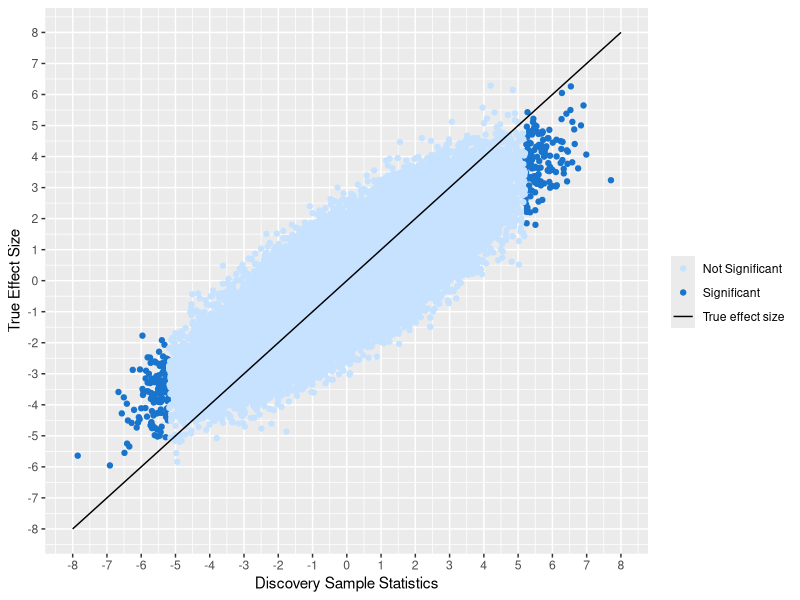
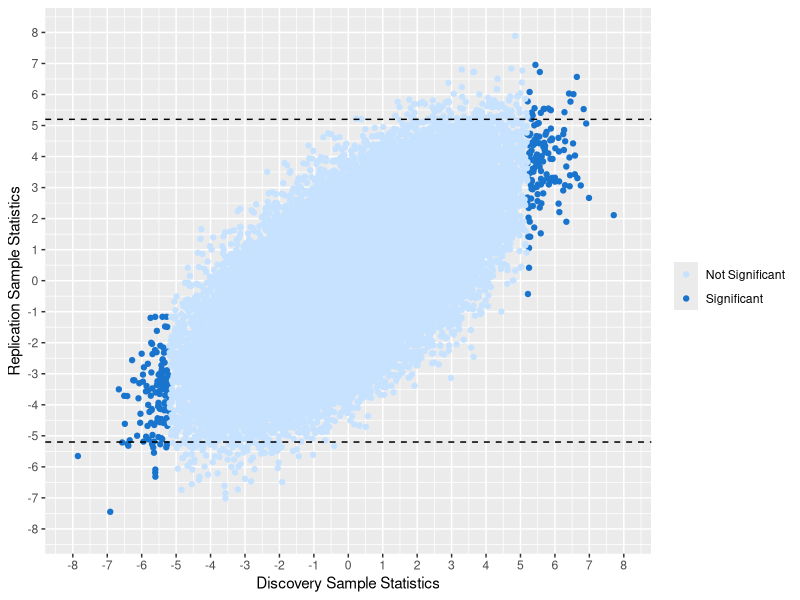
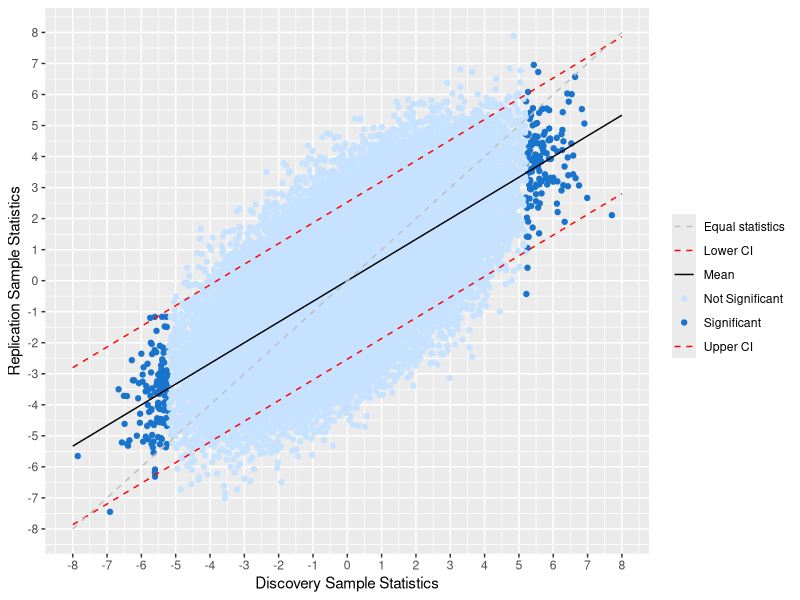
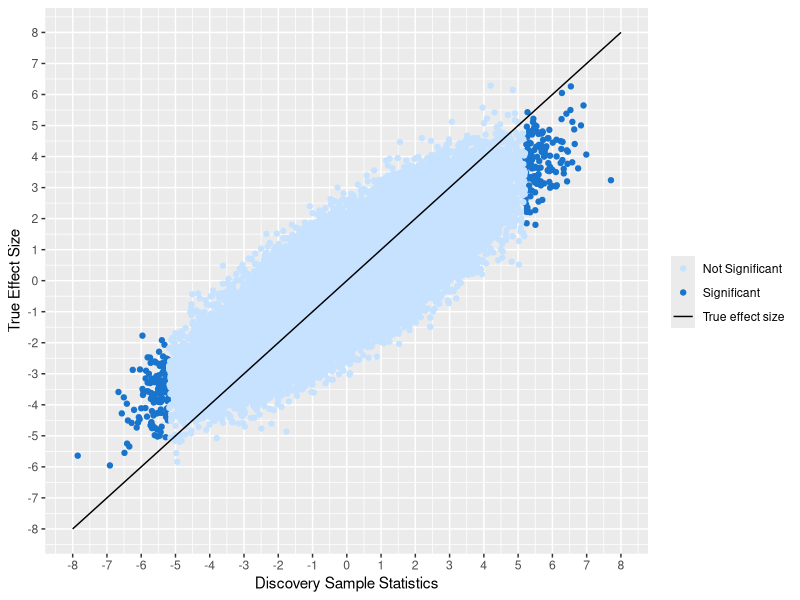
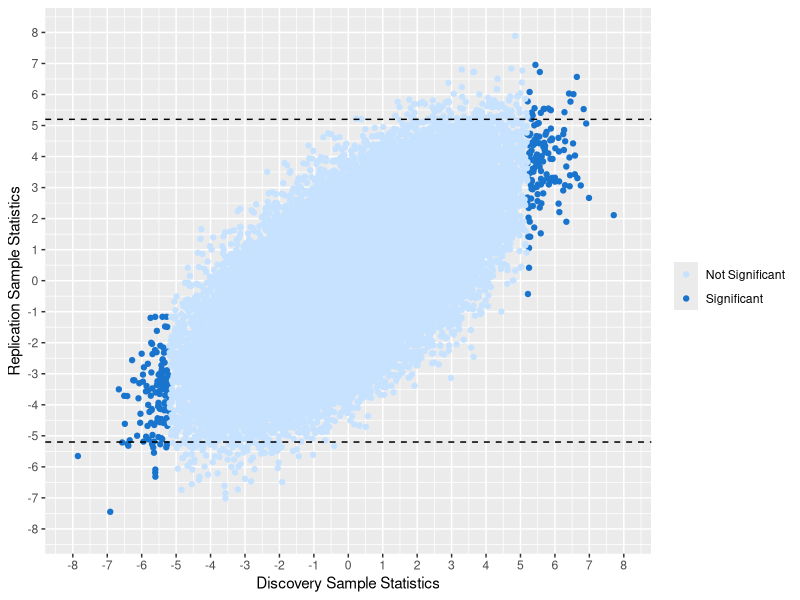
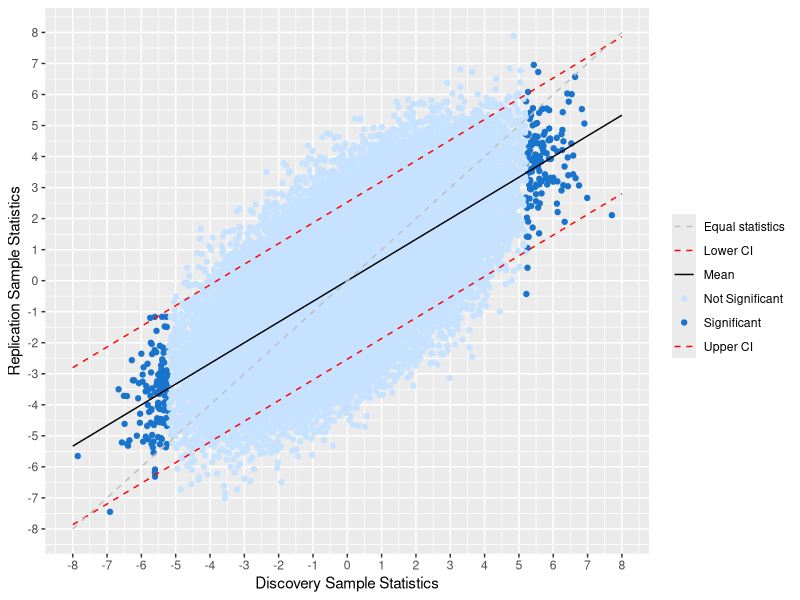

Here is the R script that generated these plots, in order:
library(tidyverse)
library(MASS)
library(ggplot2)
library(dplyr)
library(plyr)
library(reshape2)

sigma<-sqrt(2)
M<-100000
sampleSize=10000
lambda <- rnorm(n=M, mean=0, sd=sigma)

results<-matrix(nrow=M, ncol=3)

#mean
calculate_mean<-function(s1){
  sd_S1<-sqrt(1*sigma^2+1)
  sd_S2<-sqrt(1*sigma^2+1)
  mean<-(sqrt(1)*sqrt(1)*sigma^2*s1)/(sd_S1^2)
}

calculate_upperCI<-function(s1){
  sampleS1<-1
  sampleS2<-1
  sd_S1<-sqrt(sampleS1*sigma^2+1)
  sd_S2<-sqrt(sampleS2*sigma^2+1)
  mean<-(sqrt(sampleS1)*sqrt(sampleS2)*sigma^2*s1)/(sd_S1^2)
  var2<-1+((sampleS2*sigma^2)/(sd_S1)^2)
  error <- qnorm(0.975)*sqrt(var2)
  mean+error
}

calculate_lowerCI<-function(s1){
  sampleS1<-1
  sampleS2<-1
  sd_S1<-sqrt(sampleS1*sigma^2+1)
  sd_S2<-sqrt(sampleS2*sigma^2+1)
  mean<-(sqrt(sampleS1)*sqrt(sampleS2)*sigma^2*s1)/(sd_S1^2)
  var2<-1+((sampleS2*sigma^2)/(sd_S1)^2)
  error <- qnorm(0.975)*sqrt(var2)
  return(mean-error)
}

for(i in 1:M){
  results[i,1] = lambda[i]
  results[i,c(2,3)] <- rnorm(n=2,mean=lambda[i],sd=1)
}

results.data=as.data.frame(results)
colnames(results.data)=c("lambda", "s1", "s2")

true_lambda <- function(lambda){
  return(lambda)
}

s1VSlambda<-ggplot()+
  geom_point(data = filter(results.data,s1>5.2 | s1<(-5.2)),mapping = aes(x = s1, y = lambda,color="Significant"))+
  geom_point(data = filter(results.data,s1<5.2 & s1>(-5.2)),mapping = aes(x = s1, y = lambda,color="Not Significant"))+
  scale_y_continuous(breaks=seq(-8, 8, 1), limits=c(-8,8))+
  scale_x_continuous(breaks=seq(-8, 8, 1), limits=c(-8, 8))+
  xlab("Discovery Sample Statistics")+ylab("True Effect Size")+
  labs(colour="Legend")+
  stat_function(fun=true_lambda,geom="line",aes(color="True effect size"))+
  scale_colour_manual(name='',values=c("Significant"="dodgerblue3","Not Significant"="slategray1","True effect size"="black"))
s1VSlambda
ggsave(filename="figure1.jpg")

s1VSs2_4<-ggplot() +
  geom_point(data = filter(results.data, s1>5.2 | s1<(-5.2)), mapping = aes(x=s1, y = s2, color = "Significant"))+
  geom_point(data = filter(results.data, s1<5.2 & s1>(-5.2)), mapping = aes(x=s1, y = s2, color="Not Significant"))+
  geom_hline(yintercept=5.2, linetype="dashed", color = "black")+
  scale_y_continuous(breaks=seq(-8, 8, 1), limits=c(-8,8))+
  scale_x_continuous(breaks=seq(-8, 8, 1), limits=c(-8, 8))+
  geom_hline(yintercept=-5.2, linetype="dashed", color = "black")+
  xlab("Discovery Sample Statistics")+ylab("Replication Sample Statistics")+
  theme(legend.position = "right")+
  scale_color_manual(name = element_blank(), # or name = element_blank()
                     values = c("Not Significant"="slategray1", "Significant"="dodgerblue3"))
s1VSs2_4
ggsave(filename="figure2.jpg")

figure3<-ggplot() +
  geom_point(data = filter(results.data, s1>5.2 | s1<(-5.2)), mapping = aes(x=s1, y = s2, color = "Significant"))+
  geom_point(data = filter(results.data, s1<5.2 & s1>(-5.2)), mapping = aes(x=s1, y = s2, color="Not Significant"))+
  scale_y_continuous(breaks=seq(-8, 8, 1), limits=c(-8,8))+
  scale_x_continuous(breaks=seq(-8, 8, 1), limits=c(-8,8))+
  xlab("Discovery Sample Statistics")+ylab("Replication Sample Statistics")+
  stat_function(fun=calculate_mean, aes(color="Mean"))+
  stat_function(fun=calculate_lowerCI, linetype = 2, aes(color="Lower CI"))+
  stat_function(fun=calculate_upperCI,linetype = 2, aes(color="Upper CI"))+
  stat_function(fun=true_lambda,linetype = 2, aes(color="Equal statistics"))+
  theme(legend.position = "right")+
  scale_color_manual(name = element_blank(), # or name = element_blank()
                     values = c("Not Significant"="slategray1", "Significant"="dodgerblue3", "Mean"="black", "Upper CI"="red", "Lower CI"="red","Equal statistics"="gray"))
figure3
ggsave(filename="figure3.jpg")